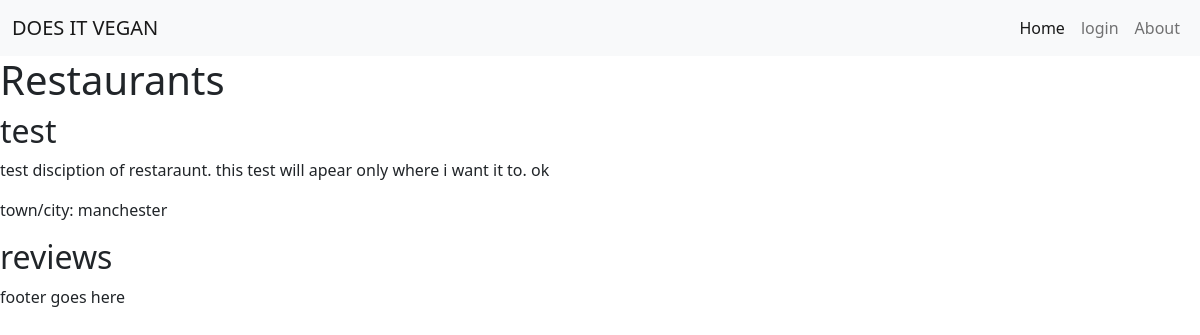
Before: / with the older database file.
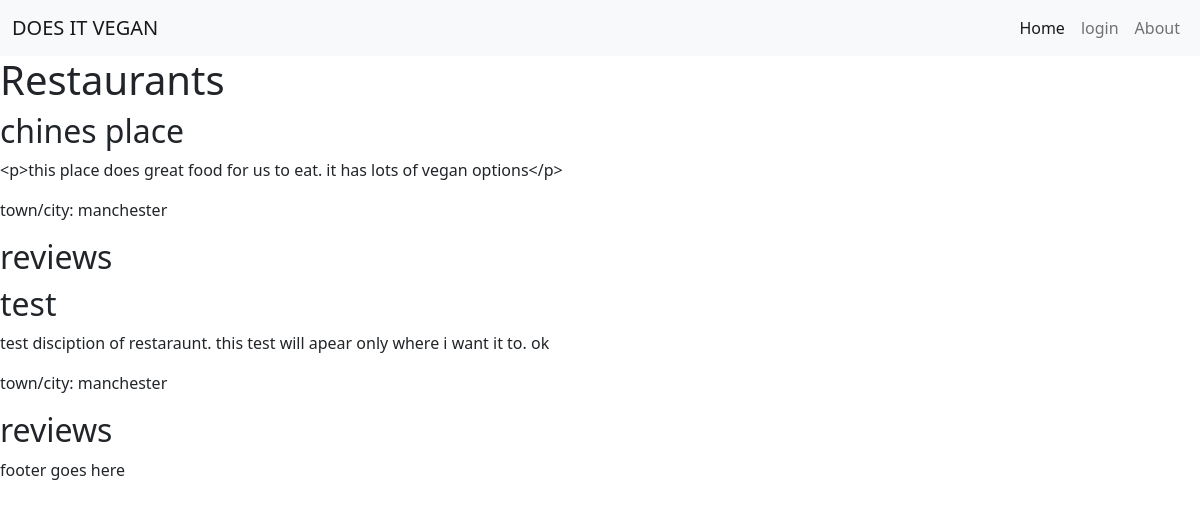
After: the same page with the newer database file.
### web_app/models.py (models this page shows, shortened)
class Restaurant(models.Model):
    name = models.CharField(max_length=100, unique=True)
    slug = models.SlugField(max_length=200, unique=True)
    added_by = models.ForeignKey(
        User, on_delete=models.CASCADE, related_name="restaurant_added")
    updated_on = models.DateField(auto_now=True)
    description = models.TextField()
    status = models.IntegerField(choices=STATUS, default=0)
    likes = models.ManyToManyField(
        User, related_name='restaurant_likes', blank=True)
    image = CloudinaryField('image', default='placeholder')
    adress = models.TextField(null=True)
    townCity = models.CharField(max_length=100, unique=False, null=True)
    class Meta:
        ordering = ['-updated_on']

### web_app/views.py (the view)
# urls.py: path('', views.RestaurantList.as_view(), name='home')
class RestaurantList(generic.ListView):
    model = Restaurant
    queryset = Restaurant.objects.filter(status=1).order_by('-updated_on')
    template_name = 'index.html'
    paginate_by = 6

### templates/index.html
{% extends "base.html" %}
{% block content %}
<h1>Restaurants</h1>
    {% for restaurant in restaurant_list %}
        <h2>{{restaurant.name}}</h2>
        <p>{{restaurant.description}}</p>
        <p>town/city: {{restaurant.townCity}}</p>
<h2>reviews</h2>
    {% endfor %}
{%endblock%}

### templates/base.html (shortened to what this page needs)
{% load static %}
<!DOCTYPE html>
<html lang="en">
<head>
    <link href="https://cdn.jsdelivr.net/npm/bootstrap@5.0.1/dist/css/bootstrap.min.css" rel="stylesheet"
>
    <link rel="stylesheet" href="{% static 'css/style.css' %}">
</head>
<body>
    <nav class="navbar navbar-expand-lg navbar-light bg-light">
        <div class="container-fluid">
          <a class="navbar-brand" href="#">DOES IT VEGAN</a>
          <div class="collapse navbar-collapse" id="navbarNav">
            <ul class="navbar-nav">
              <li class="nav-item">
                <a class="nav-link active" aria-current="page" href="#">Home</a>
              </li>
              <li class="nav-item">
                <a class="nav-link" href="#">login</a>
              </li>
              <li class="nav-item">
                <a class="nav-link" href="#">About</a>
              </li>
            </ul>
          </div>
        </div>
      </nav>
    <main>
        {% block content %}
        {% endblock content %}
    </main>
    <footer><P>footer goes here</P></footer>
</body>
</html>

### static/css/style.css (style rules this page uses)
.navbar-nav { margin-left: auto; }

Changed rows visible on the page:
added Restaurant: name "chines place", description "<p>this place does great food for us to eat. it has lots of vegan options</p>", townCity "manchester"
